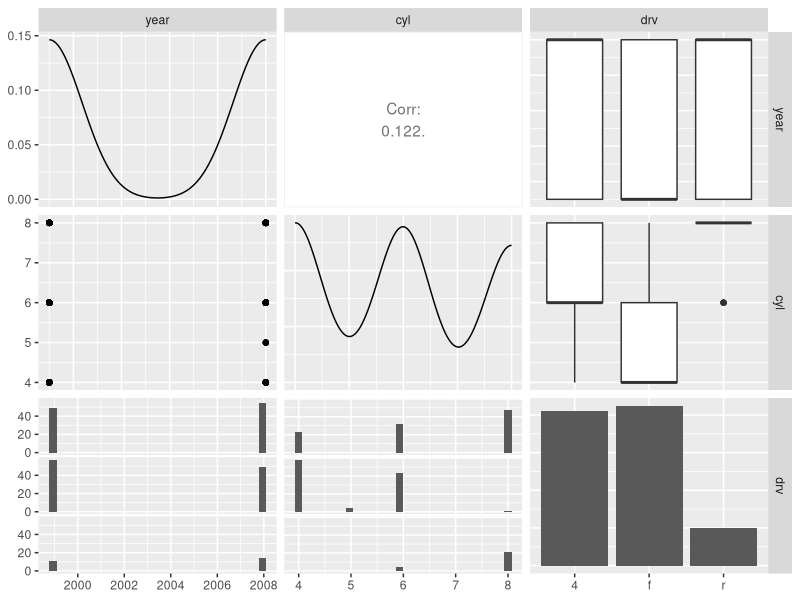
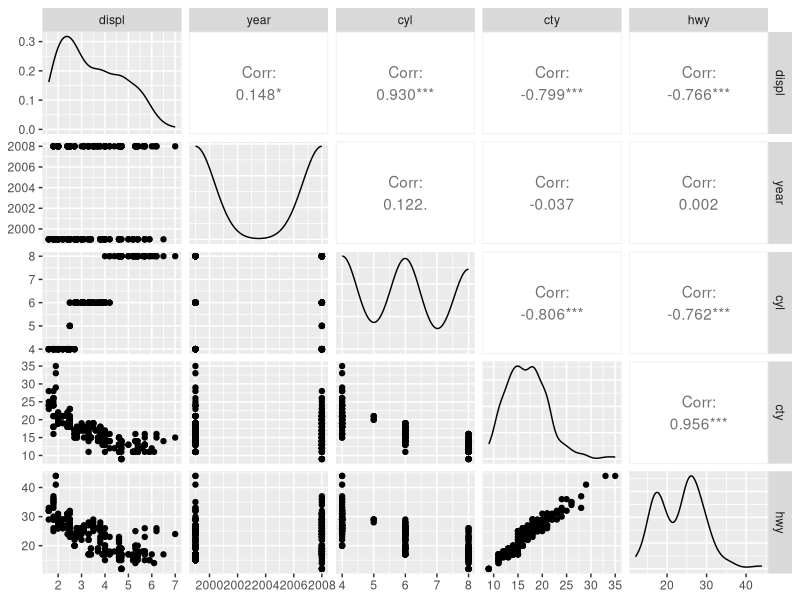
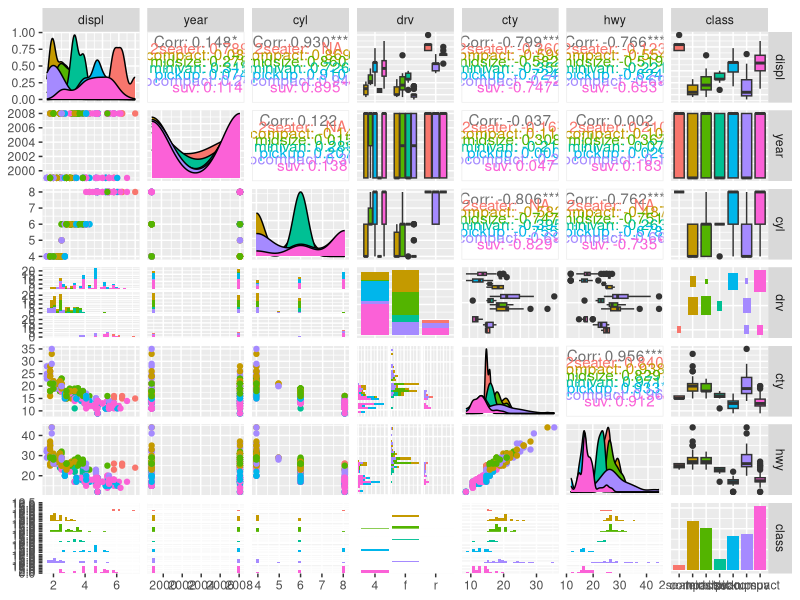

Source code (R) for these figures, in order:
## ---- chunk 1
library(tidyverse)
library(GGally)
## ---- chunk 2
mpg %>%
  select(year, cyl, drv) %>%
  ggpairs
## ---- chunk 3
mpg %>%
  select_if(is.numeric) %>%
  ggpairs %>%
  print(progress = F)
## ---- chunk 4
mpg %>%
  select(displ, year, cyl, drv, cty, hwy, class) %>%
  ggpairs(., mapping = aes(color = class)) %>%
  print(progress = F)
